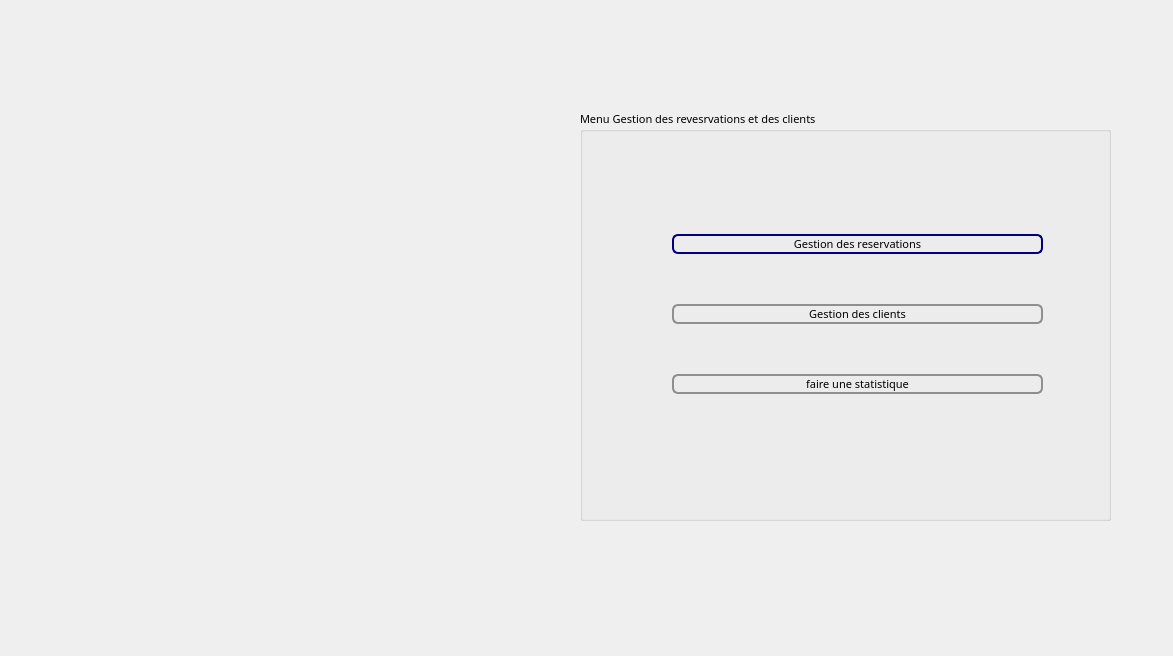
<?xml version="1.0" encoding="UTF-8"?>
<ui version="4.0">
 <class>menugr</class>
 <widget class="QDialog" name="menugr">
  <property name="geometry">
   <rect>
    <x>0</x>
    <y>0</y>
    <width>1173</width>
    <height>656</height>
   </rect>
  </property>
  <property name="windowTitle">
   <string>Dialog</string>
  </property>
  <widget class="QGroupBox" name="groupBox">
   <property name="geometry">
    <rect>
     <x>580</x>
     <y>110</y>
     <width>531</width>
     <height>411</height>
    </rect>
   </property>
   <property name="font">
    <font>
     <family>Arial Black</family>
     <pointsize>8</pointsize>
     <weight>10</weight>
     <italic>false</italic>
     <bold>false</bold>
    </font>
   </property>
   <property name="styleSheet">
    <string notr="true">font: 87 8pt &quot;Arial Black&quot;;</string>
   </property>
   <property name="title">
    <string>Menu Gestion des revesrvations et des clients</string>
   </property>
   <widget class="QWidget" name="layoutWidget">
    <property name="geometry">
     <rect>
      <x>92</x>
      <y>80</y>
      <width>371</width>
      <height>251</height>
     </rect>
    </property>
    <layout class="QVBoxLayout" name="verticalLayout">
     <item>
      <widget class="QPushButton" name="pushButton">
       <property name="font">
        <font>
         <family>Arial Black</family>
         <pointsize>8</pointsize>
         <weight>10</weight>
         <italic>false</italic>
         <bold>false</bold>
        </font>
       </property>
       <property name="styleSheet">
        <string notr="true">QPushButton {
    border: 2px solid #8f8f91;
    border-radius: 6px;
    background-color: qlineargradient(x1: 0, y1: 0, x2: 0, y2: 1,
                                      stop: 0 #f6f7fa, stop: 1 #dadbde);
    min-width: 80px;
}

QPushButton:pressed {
    background-color: qlineargradient(x1: 0, y1: 0, x2: 0, y2: 1,
                                      stop: 0 #dadbde, stop: 1 #f6f7fa);
}

QPushButton:flat {
    border: none; /* no border for a flat push button */
}

QPushButton:default {
    border-color: navy; /* make the default button prominent */
}</string>
       </property>
       <property name="text">
        <string>Gestion des reservations</string>
       </property>
      </widget>
     </item>
     <item>
      <widget class="QPushButton" name="pushButton_2">
       <property name="font">
        <font>
         <family>Arial Black</family>
         <pointsize>8</pointsize>
         <weight>10</weight>
         <italic>false</italic>
         <bold>false</bold>
        </font>
       </property>
       <property name="styleSheet">
        <string notr="true">QPushButton {
    border: 2px solid #8f8f91;
    border-radius: 6px;
    background-color: qlineargradient(x1: 0, y1: 0, x2: 0, y2: 1,
                                      stop: 0 #f6f7fa, stop: 1 #dadbde);
    min-width: 80px;
}

QPushButton:pressed {
    background-color: qlineargradient(x1: 0, y1: 0, x2: 0, y2: 1,
                                      stop: 0 #dadbde, stop: 1 #f6f7fa);
}

QPushButton:flat {
    border: none; /* no border for a flat push button */
}

QPushButton:default {
    border-color: navy; /* make the default button prominent */
}</string>
       </property>
       <property name="text">
        <string>Gestion des clients</string>
       </property>
      </widget>
     </item>
     <item>
      <widget class="QPushButton" name="pushButton_3">
       <property name="font">
        <font>
         <family>Arial Black</family>
         <pointsize>8</pointsize>
         <weight>10</weight>
         <italic>false</italic>
         <bold>false</bold>
        </font>
       </property>
       <property name="styleSheet">
        <string notr="true">QPushButton {
    border: 2px solid #8f8f91;
    border-radius: 6px;
    background-color: qlineargradient(x1: 0, y1: 0, x2: 0, y2: 1,
                                      stop: 0 #f6f7fa, stop: 1 #dadbde);
    min-width: 80px;
}

QPushButton:pressed {
    background-color: qlineargradient(x1: 0, y1: 0, x2: 0, y2: 1,
                                      stop: 0 #dadbde, stop: 1 #f6f7fa);
}

QPushButton:flat {
    border: none; /* no border for a flat push button */
}

QPushButton:default {
    border-color: navy; /* make the default button prominent */
}</string>
       </property>
       <property name="text">
        <string>faire une statistique</string>
       </property>
      </widget>
     </item>
    </layout>
   </widget>
  </widget>
  <widget class="QLabel" name="label">
   <property name="geometry">
    <rect>
     <x>60</x>
     <y>120</y>
     <width>531</width>
     <height>401</height>
    </rect>
   </property>
   <property name="styleSheet">
    <string notr="true">image: url(:/Downloads/menu.jpg);</string>
   </property>
   <property name="text">
    <string/>
   </property>
  </widget>
 </widget>
 <resources/>
 <connections/>
</ui>
